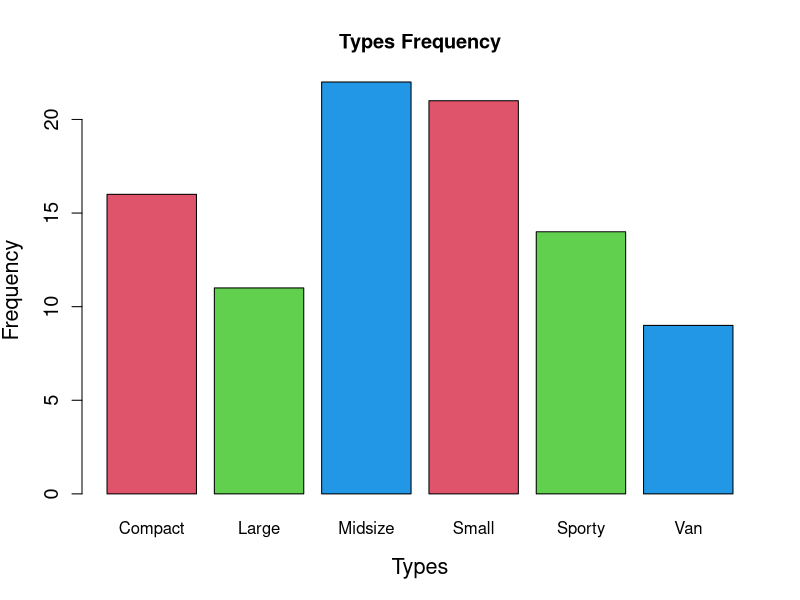
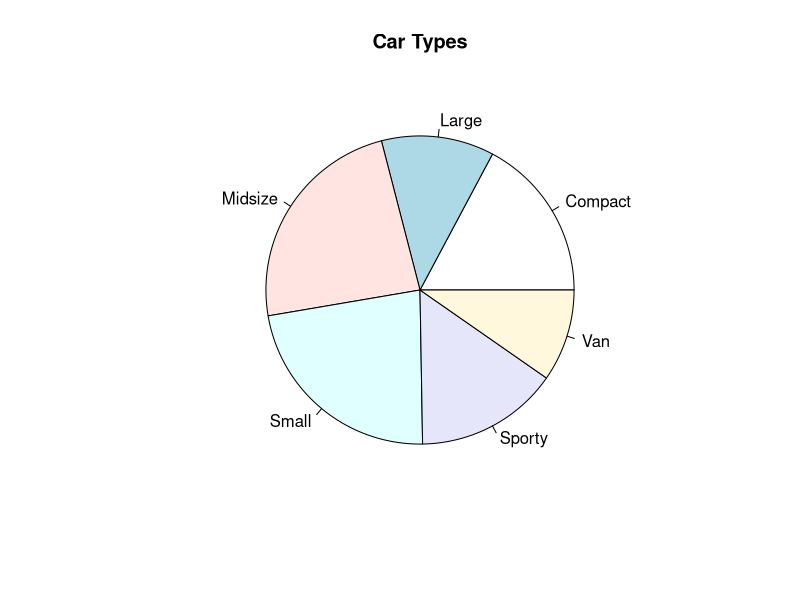
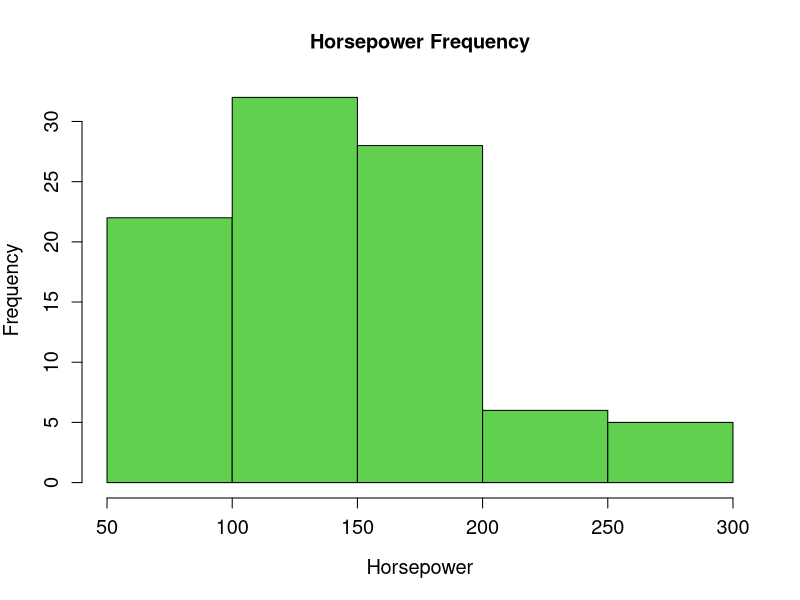
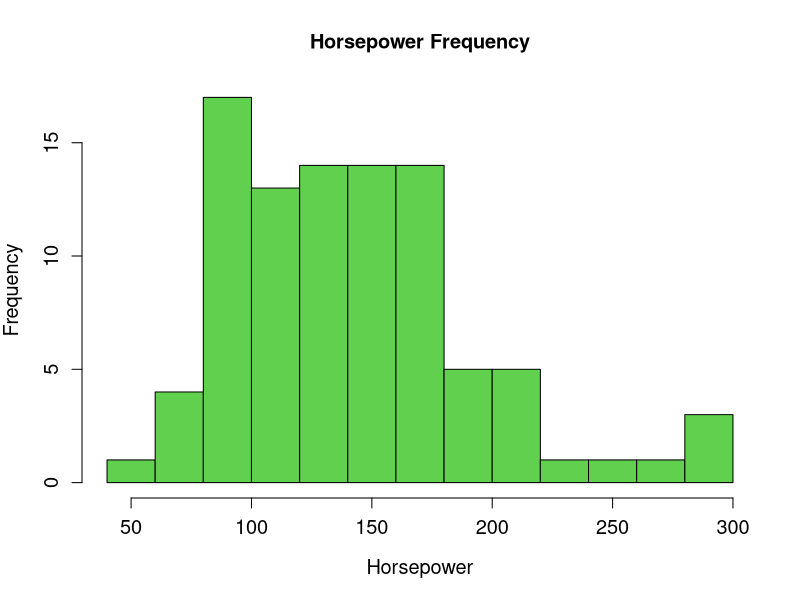
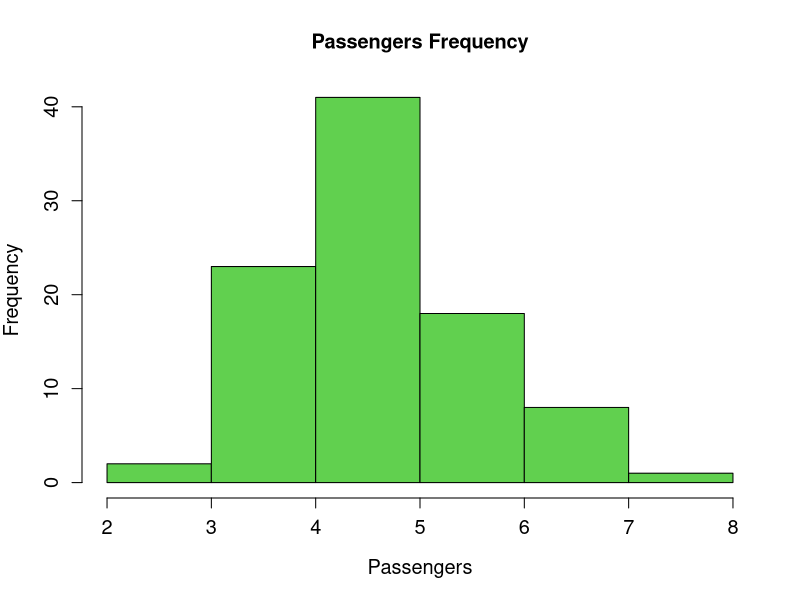
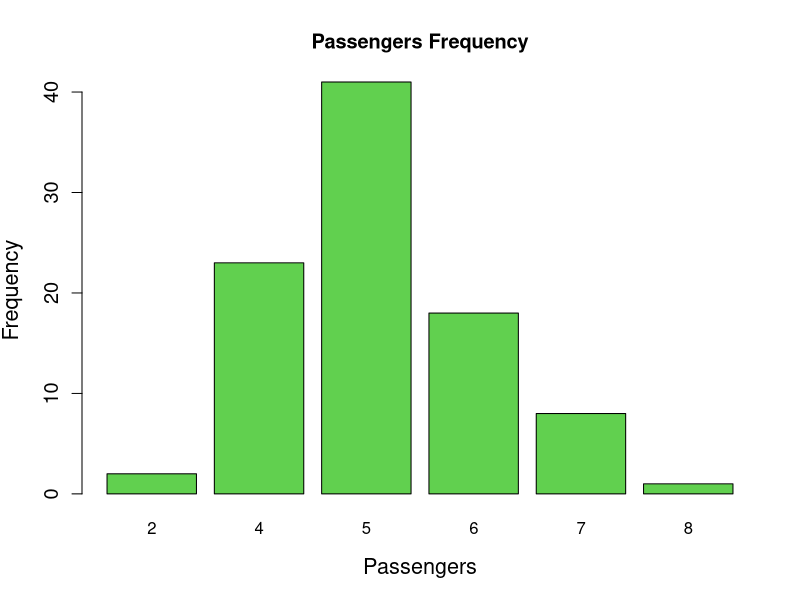
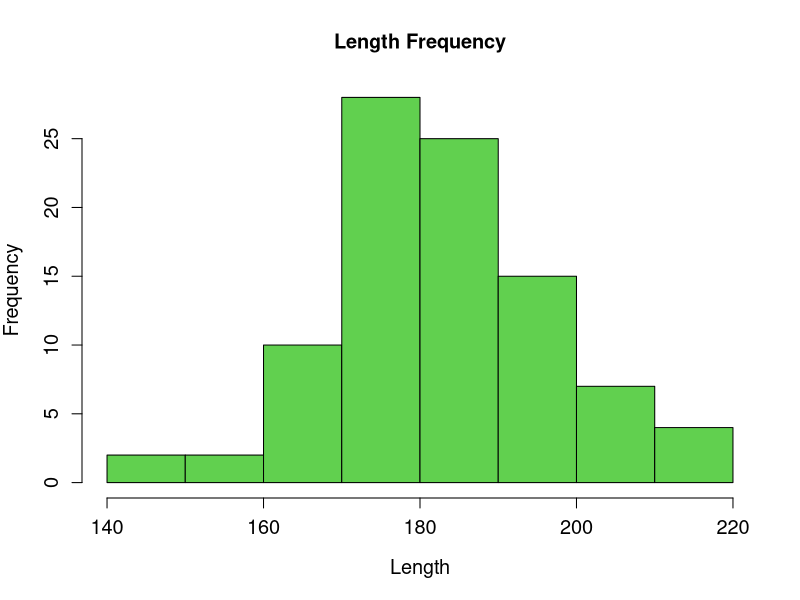

R code for these plots, in order:
## ---- chunk 1
# Your code goes here
## ---- chunk 2
library(MASS)
data(Cars93)
## ---- chunk 3
head(Cars93)
## ---- chunk 4
table(Cars93$Type)
## ---- chunk 5
typevec = (Cars93$Type)
barplot(table(Cars93$Type),xlab = "Types", ylab="Frequency", main = "Types Frequency", cex.lab= 1.3, cex.axis = 1.2, col=c(2,3,4))

## ---- chunk 6
pie(table(Cars93$Type), main = "Car Types", cex.lab = 1.2, cex.axis = 1.2)
## ---- chunk 7
hist(Cars93$Horsepower, cex.lab = 1.2, cex.axis = 1.2, col = 3, main = "Horsepower Frequency", xlab = "Horsepower")
## ---- chunk 8
hist(Cars93$Horsepower, cex.lab = 1.2, cex.axis = 1.2, col = 3, breaks = 12, main = "Horsepower Frequency", xlab = "Horsepower")
## ---- chunk 9

## ---- chunk 10
hist(Cars93$Passengers, cex.lab = 1.2, cex.axis = 1.2, col = 3, main = "Passengers Frequency", xlab = "Passengers")

## ---- chunk 11
barplot(table(Cars93$Passengers),xlab = "Passengers", ylab="Frequency", main = "Passengers Frequency", cex.lab= 1.3, cex.axis = 1.2, col= 3)

# This bar plot should show the frequency of cars that carry 1 and 3 passengers as 0 (-2)
## ---- chunk 12
hist(Cars93$Length, cex.lab = 1.2, cex.axis = 1.2, col = 3, main = "Length Frequency", xlab = "Length")
## ---- chunk 13
mean(Cars93$Length)
median(Cars93$Length)
